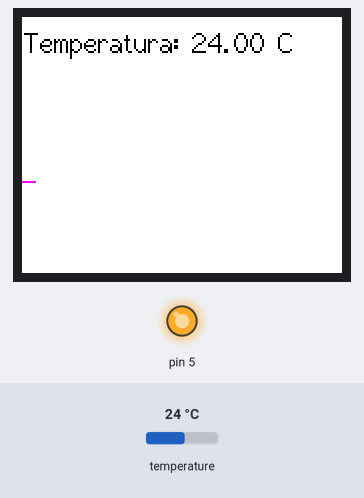
Bench run of a sketch on a simulated Arduino Uno, built with avr-gcc and run on an emulated ATmega328P. Parts: 160×128 colour display, output pins drawn as LEDs (lit = HIGH). The test bench sets the inputs (shaded band); at power-on: temperature 24 °C. What the sketch prints to the serial monitor is not drawn.

Above: at 1.8 s.
1.9 s: temperature set to 12 °C
At 3.0 s:
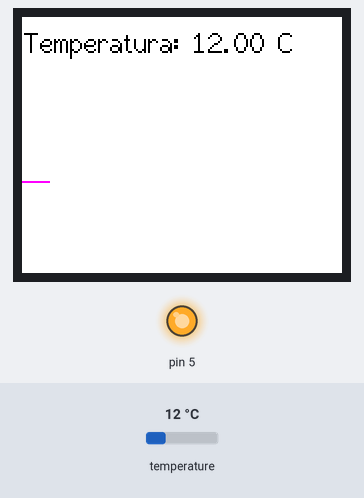
4.9 s: temperature set to 19 °C
At 5.38 s:
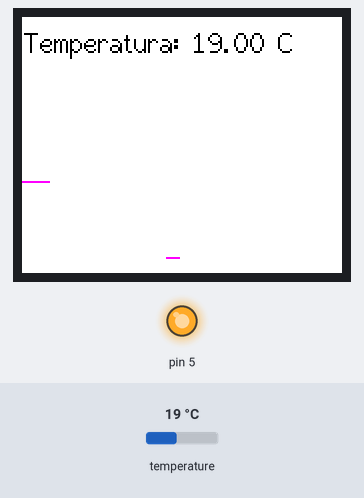
6.4 s: temperature set to 28 °C
At 6.61 s:
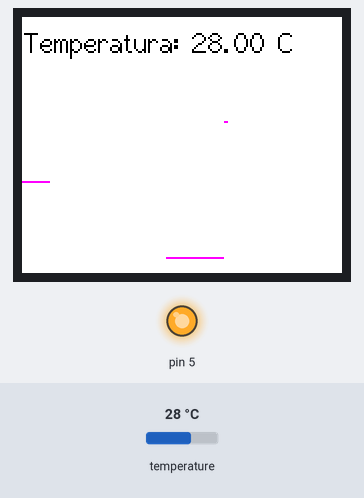
Timing chart, 0 to 9.4 s (numbered marks = the images above; inputs shaded):
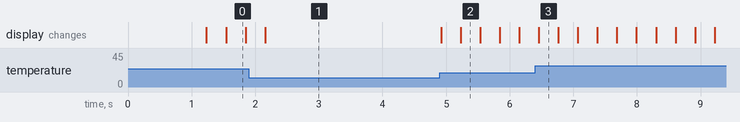

The sketch:

TemperatureGraph.ino
```cpp
// Display:
#include <SPI.h>
#include <TFT_ILI9163.h>
#include <User_Setup.h>

// BME280 sensor:
#include <Wire.h>
#include <Adafruit_Sensor.h>
#include <Adafruit_BME280.h>

#define BME_SCK 13
#define BME_MISO 12
#define BME_MOSI 11
#define BME_CS 10
#define SEA_LEVEL_PRE (1013.25)

// define colors:
#define BLACK 0x0000
#define WHITE 0xFFFF
#define GRAY 0xBDF7
#define RED 0x1F
#define YELLOW 0x7FF
#define ORANGE 0xFBE0
#define BROWN 0x79E0
#define GREEN 0x7E0
#define CYAN 0xFFE0
#define BLUE 0xF800
#define PINK 0xF81F

// Initialize display library:
TFT_ILI9163 tft = TFT_ILI9163(160,128);
// Initialize BME280:
Adafruit_BME280 bme;

unsigned long targetTime = 0;

void clearDisp(int color){
  for(int i = 0; i < 160; i++){
    tft.drawFastVLine(i,0, tft.height(), color);
  }
}

float coorX, coorY;
int squareW;

void setup(){
  // basic display settings:
  tft.init();
  tft.setRotation(3);
  clearDisp(WHITE);

  // turn on display backlight:
  pinMode(5, OUTPUT);
  digitalWrite(5,HIGH);

  // counter for fps
  targetTime = millis() + 1000;

  // serial monitor
  Serial.begin(9200);

  // BME280:
  unsigned status = bme.begin(0x76);
  if (!status)
    Serial.println("Sensor not connected correctly");

  coorX = 0;
  coorY = 0;
  squareW = 1;
}

void loop(){
  if(targetTime < millis()){
    targetTime = millis() + 50;
    printTemp();

    printGraph();
  }
}

void printTemp(){
  // print to display
  tft.setTextColor(BLACK,WHITE);
  tft.setCursor(1, 5);
  tft.setTextFont(2);
  tft.print("Temperatura: ");
  tft.print(bme.readTemperature());
  tft.print(" C");

  // print to serial monitor
  /*Serial.print("Temp: ");
  Serial.print(bme.readTemperature());
  Serial.println(" °C");*/
}

void printGraph() {
  float temp = bme.readTemperature();
  coorY = -7.53333 * temp + 263.666667;
  Serial.println(coorY);

  tft.drawPixel(coorX, coorY, PINK);
  //tft.fillRect(coorX,coorY,squareW,squareW,BLUE);

  coorX += squareW;
  if (coorX > 160){
    coorX = 0;
    clearDisp(WHITE);
  }
}
```

Measured:
- after the input at 4.9 s, the display: first changes at once (image 2 shows a later state)
